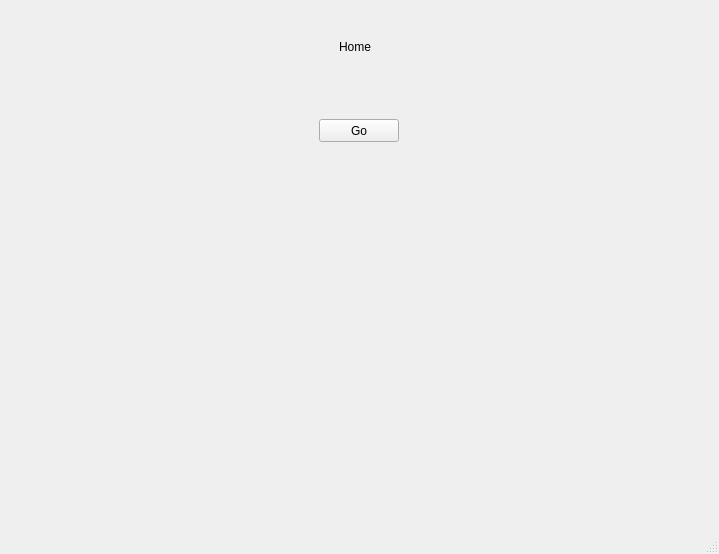
<?xml version="1.0" encoding="UTF-8"?>
<ui version="4.0">
 <class>login_window</class>
 <widget class="QMainWindow" name="login_window">
  <property name="geometry">
   <rect>
    <x>0</x>
    <y>0</y>
    <width>719</width>
    <height>554</height>
   </rect>
  </property>
  <property name="windowTitle">
   <string>PIPRbook Login</string>
  </property>
  <widget class="QWidget" name="centralwidget">
   <layout class="QVBoxLayout" name="verticalLayout_4">
    <item>
     <widget class="QStackedWidget" name="stackedWidget">
      <property name="currentIndex">
       <number>2</number>
      </property>
      <widget class="QWidget" name="login_page">
       <layout class="QVBoxLayout" name="verticalLayout">
        <item>
         <widget class="QLabel" name="login_page_label">
          <property name="sizePolicy">
           <sizepolicy hsizetype="Preferred" vsizetype="Minimum">
            <horstretch>0</horstretch>
            <verstretch>0</verstretch>
           </sizepolicy>
          </property>
          <property name="text">
           <string>Log in</string>
          </property>
          <property name="alignment">
           <set>Qt::AlignCenter</set>
          </property>
         </widget>
        </item>
        <item>
         <widget class="QWidget" name="login_form_container" native="true">
          <property name="sizePolicy">
           <sizepolicy hsizetype="Minimum" vsizetype="Minimum">
            <horstretch>0</horstretch>
            <verstretch>0</verstretch>
           </sizepolicy>
          </property>
          <layout class="QHBoxLayout" name="horizontalLayout_2">
           <item>
            <spacer name="horizontalSpacer">
             <property name="orientation">
              <enum>Qt::Horizontal</enum>
             </property>
             <property name="sizeHint" stdset="0">
              <size>
               <width>250</width>
               <height>20</height>
              </size>
             </property>
            </spacer>
           </item>
           <item>
            <widget class="QWidget" name="form_controls_container" native="true">
             <layout class="QVBoxLayout" name="verticalLayout_3">
              <item>
               <widget class="QLabel" name="username_label">
                <property name="text">
                 <string>Username</string>
                </property>
               </widget>
              </item>
              <item>
               <widget class="QLineEdit" name="username_input">
                <property name="placeholderText">
                 <string>username</string>
                </property>
               </widget>
              </item>
              <item>
               <widget class="QLabel" name="password_label">
                <property name="text">
                 <string>Password</string>
                </property>
               </widget>
              </item>
              <item>
               <widget class="QLineEdit" name="password_input">
                <property name="echoMode">
                 <enum>QLineEdit::Password</enum>
                </property>
                <property name="placeholderText">
                 <string>password</string>
                </property>
               </widget>
              </item>
              <item>
               <widget class="QPushButton" name="log_in_button">
                <property name="text">
                 <string>Log in</string>
                </property>
               </widget>
              </item>
              <item>
               <widget class="QLabel" name="login_failed_text">
                <property name="text">
                 <string>placeholder</string>
                </property>
               </widget>
              </item>
              <item>
               <widget class="QLabel" name="register_label">
                <property name="text">
                 <string>or create new account</string>
                </property>
               </widget>
              </item>
              <item>
               <widget class="QPushButton" name="register_button">
                <property name="text">
                 <string>Register</string>
                </property>
               </widget>
              </item>
             </layout>
            </widget>
           </item>
           <item>
            <spacer name="horizontalSpacer_2">
             <property name="orientation">
              <enum>Qt::Horizontal</enum>
             </property>
             <property name="sizeHint" stdset="0">
              <size>
               <width>250</width>
               <height>20</height>
              </size>
             </property>
            </spacer>
           </item>
          </layout>
         </widget>
        </item>
        <item>
         <spacer name="verticalSpacer">
          <property name="orientation">
           <enum>Qt::Vertical</enum>
          </property>
          <property name="sizeType">
           <enum>QSizePolicy::Expanding</enum>
          </property>
          <property name="sizeHint" stdset="0">
           <size>
            <width>20</width>
            <height>40</height>
           </size>
          </property>
         </spacer>
        </item>
       </layout>
      </widget>
      <widget class="QWidget" name="register_page">
       <layout class="QVBoxLayout" name="verticalLayout_2">
        <item>
         <widget class="QLabel" name="register_page_label">
          <property name="text">
           <string>Register</string>
          </property>
         </widget>
        </item>
        <item>
         <widget class="QLabel" name="username_label_2">
          <property name="text">
           <string>Username</string>
          </property>
         </widget>
        </item>
        <item>
         <widget class="QLineEdit" name="username_input_2">
          <property name="placeholderText">
           <string>username</string>
          </property>
         </widget>
        </item>
        <item>
         <widget class="QLabel" name="email_label">
          <property name="text">
           <string>Email address</string>
          </property>
         </widget>
        </item>
        <item>
         <widget class="QLineEdit" name="email_input">
          <property name="placeholderText">
           <string>email@example.com</string>
          </property>
         </widget>
        </item>
        <item>
         <widget class="QLabel" name="password_label_2">
          <property name="text">
           <string>Password</string>
          </property>
         </widget>
        </item>
        <item>
         <widget class="QLineEdit" name="password_input_2">
          <property name="echoMode">
           <enum>QLineEdit::Password</enum>
          </property>
          <property name="placeholderText">
           <string>password</string>
          </property>
         </widget>
        </item>
        <item>
         <widget class="QLabel" name="confirm_password_label">
          <property name="text">
           <string>Confirm password</string>
          </property>
         </widget>
        </item>
        <item>
         <widget class="QLineEdit" name="confirm_password_input">
          <property name="echoMode">
           <enum>QLineEdit::Password</enum>
          </property>
          <property name="placeholderText">
           <string>password</string>
          </property>
         </widget>
        </item>
        <item>
         <widget class="QPushButton" name="create_account_button">
          <property name="text">
           <string>Create account</string>
          </property>
         </widget>
        </item>
        <item>
         <widget class="QLabel" name="registration_failed_message">
          <property name="text">
           <string>placeholder</string>
          </property>
         </widget>
        </item>
        <item>
         <widget class="QLabel" name="back_to_login_label">
          <property name="text">
           <string>or log in to an existing account</string>
          </property>
          <property name="wordWrap">
           <bool>true</bool>
          </property>
         </widget>
        </item>
        <item>
         <widget class="QPushButton" name="back_to_login_button">
          <property name="text">
           <string>Back</string>
          </property>
         </widget>
        </item>
       </layout>
      </widget>
      <widget class="QWidget" name="home_page">
       <widget class="QLabel" name="home_page_label">
        <property name="geometry">
         <rect>
          <x>330</x>
          <y>30</y>
          <width>59</width>
          <height>15</height>
         </rect>
        </property>
        <property name="text">
         <string>Home</string>
        </property>
       </widget>
       <widget class="QPushButton" name="go_button">
        <property name="geometry">
         <rect>
          <x>310</x>
          <y>110</y>
          <width>80</width>
          <height>23</height>
         </rect>
        </property>
        <property name="text">
         <string>Go</string>
        </property>
       </widget>
      </widget>
     </widget>
    </item>
   </layout>
  </widget>
  <widget class="QMenuBar" name="menubar">
   <property name="geometry">
    <rect>
     <x>0</x>
     <y>0</y>
     <width>719</width>
     <height>20</height>
    </rect>
   </property>
  </widget>
  <widget class="QStatusBar" name="statusbar"/>
 </widget>
 <resources/>
 <connections/>
</ui>
